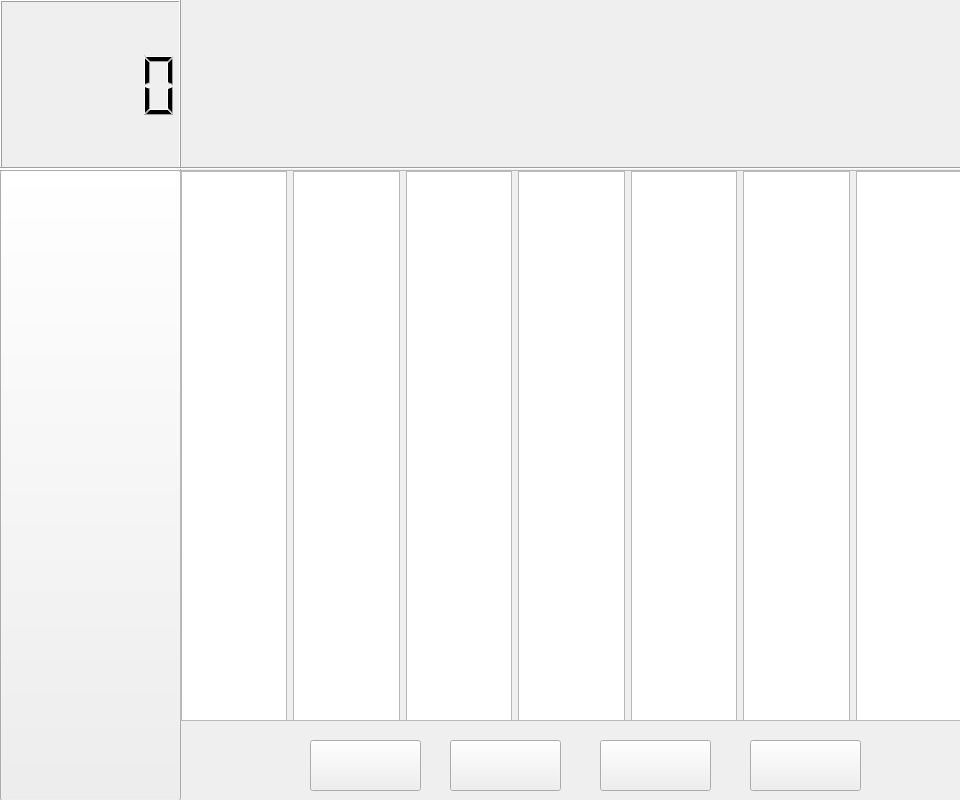
<?xml version="1.0" encoding="UTF-8"?>
<ui version="4.0">
 <class>Form</class>
 <widget class="QWidget" name="Form">
  <property name="geometry">
   <rect>
    <x>0</x>
    <y>0</y>
    <width>960</width>
    <height>800</height>
   </rect>
  </property>
  <property name="windowTitle">
   <string>Form</string>
  </property>
  <widget class="QPushButton" name="setday">
   <property name="geometry">
    <rect>
     <x>310</x>
     <y>740</y>
     <width>111</width>
     <height>51</height>
    </rect>
   </property>
   <property name="text">
    <string/>
   </property>
   <property name="icon">
    <iconset resource="medioresoures.qrc">
     <normaloff>:/project medio/addmedbutton.png</normaloff>:/project medio/addmedbutton.png</iconset>
   </property>
   <property name="iconSize">
    <size>
     <width>111</width>
     <height>61</height>
    </size>
   </property>
  </widget>
  <widget class="Line" name="lineverti">
   <property name="geometry">
    <rect>
     <x>170</x>
     <y>10</y>
     <width>21</width>
     <height>791</height>
    </rect>
   </property>
   <property name="orientation">
    <enum>Qt::Vertical</enum>
   </property>
  </widget>
  <widget class="QPushButton" name="changelook">
   <property name="geometry">
    <rect>
     <x>600</x>
     <y>740</y>
     <width>111</width>
     <height>51</height>
    </rect>
   </property>
   <property name="text">
    <string/>
   </property>
   <property name="icon">
    <iconset resource="medioresoures.qrc">
     <normaloff>:/project medio/setdatebutton.png</normaloff>:/project medio/setdatebutton.png</iconset>
   </property>
   <property name="iconSize">
    <size>
     <width>111</width>
     <height>51</height>
    </size>
   </property>
  </widget>
  <widget class="QLabel" name="background">
   <property name="enabled">
    <bool>true</bool>
   </property>
   <property name="geometry">
    <rect>
     <x>0</x>
     <y>0</y>
     <width>961</width>
     <height>801</height>
    </rect>
   </property>
   <property name="text">
    <string/>
   </property>
   <property name="pixmap">
    <pixmap>../../Downloads/bgb.jpg</pixmap>
   </property>
   <property name="scaledContents">
    <bool>true</bool>
   </property>
  </widget>
  <widget class="QLCDNumber" name="clock">
   <property name="geometry">
    <rect>
     <x>0</x>
     <y>0</y>
     <width>181</width>
     <height>171</height>
    </rect>
   </property>
   <property name="digitCount">
    <number>5</number>
   </property>
   <property name="value" stdset="0">
    <double>0.000000000000000</double>
   </property>
  </widget>
  <widget class="Line" name="linehori">
   <property name="geometry">
    <rect>
     <x>0</x>
     <y>160</y>
     <width>961</width>
     <height>16</height>
    </rect>
   </property>
   <property name="orientation">
    <enum>Qt::Horizontal</enum>
   </property>
  </widget>
  <widget class="QPushButton" name="add">
   <property name="geometry">
    <rect>
     <x>450</x>
     <y>740</y>
     <width>111</width>
     <height>51</height>
    </rect>
   </property>
   <property name="text">
    <string/>
   </property>
   <property name="icon">
    <iconset resource="medioresoures.qrc">
     <normaloff>:/project medio/deletemedicinebutton.png</normaloff>:/project medio/deletemedicinebutton.png</iconset>
   </property>
   <property name="iconSize">
    <size>
     <width>111</width>
     <height>51</height>
    </size>
   </property>
  </widget>
  <widget class="QPushButton" name="backbutton">
   <property name="geometry">
    <rect>
     <x>0</x>
     <y>170</y>
     <width>181</width>
     <height>631</height>
    </rect>
   </property>
   <property name="text">
    <string/>
   </property>
   <property name="icon">
    <iconset resource="medioresoures.qrc">
     <normaloff>:/project medio/returnbutton.png</normaloff>:/project medio/returnbutton.png</iconset>
   </property>
   <property name="iconSize">
    <size>
     <width>181</width>
     <height>631</height>
    </size>
   </property>
  </widget>
  <widget class="QPushButton" name="delmed">
   <property name="geometry">
    <rect>
     <x>750</x>
     <y>740</y>
     <width>111</width>
     <height>51</height>
    </rect>
   </property>
   <property name="text">
    <string/>
   </property>
   <property name="icon">
    <iconset resource="medioresoures.qrc">
     <normaloff>:/project medio/changeviewbutton.png</normaloff>:/project medio/changeviewbutton.png</iconset>
   </property>
   <property name="iconSize">
    <size>
     <width>111</width>
     <height>51</height>
    </size>
   </property>
  </widget>
  <widget class="QScrollArea" name="scrollArea">
   <property name="geometry">
    <rect>
     <x>180</x>
     <y>170</y>
     <width>801</width>
     <height>551</height>
    </rect>
   </property>
   <property name="widgetResizable">
    <bool>true</bool>
   </property>
   <widget class="QWidget" name="scrollAreaWidgetContents">
    <property name="geometry">
     <rect>
      <x>0</x>
      <y>0</y>
      <width>799</width>
      <height>549</height>
     </rect>
    </property>
    <widget class="QWidget" name="gridLayoutWidget">
     <property name="geometry">
      <rect>
       <x>0</x>
       <y>0</y>
       <width>781</width>
       <height>551</height>
      </rect>
     </property>
     <layout class="QGridLayout" name="gridLayout">
      <item row="0" column="4">
       <widget class="QListWidget" name="fridaylist"/>
      </item>
      <item row="0" column="3">
       <widget class="QListWidget" name="thursdaylist"/>
      </item>
      <item row="0" column="2">
       <widget class="QListWidget" name="wednesdaylist"/>
      </item>
      <item row="0" column="1">
       <widget class="QListWidget" name="tuesdaylist"/>
      </item>
      <item row="0" column="6">
       <widget class="QListWidget" name="sundaylist"/>
      </item>
      <item row="0" column="5">
       <widget class="QListWidget" name="saturdaylist"/>
      </item>
      <item row="0" column="0">
       <widget class="QListWidget" name="mondaylist"/>
      </item>
     </layout>
    </widget>
   </widget>
  </widget>
  <widget class="QWidget" name="gridLayoutWidget_2">
   <property name="geometry">
    <rect>
     <x>180</x>
     <y>90</y>
     <width>781</width>
     <height>80</height>
    </rect>
   </property>
   <layout class="QGridLayout" name="tableheadergrid">
    <item row="0" column="3">
     <widget class="QLabel" name="thursday">
      <property name="text">
       <string/>
      </property>
      <property name="pixmap">
       <pixmap resource="medioresoures.qrc">:/project medio/thursday.png</pixmap>
      </property>
     </widget>
    </item>
    <item row="0" column="4">
     <widget class="QLabel" name="friday">
      <property name="text">
       <string/>
      </property>
      <property name="pixmap">
       <pixmap resource="medioresoures.qrc">:/project medio/friday.png</pixmap>
      </property>
     </widget>
    </item>
    <item row="0" column="6">
     <widget class="QLabel" name="sunday">
      <property name="text">
       <string/>
      </property>
      <property name="pixmap">
       <pixmap resource="medioresoures.qrc">:/project medio/sunday.png</pixmap>
      </property>
     </widget>
    </item>
    <item row="0" column="2">
     <widget class="QLabel" name="wednesday">
      <property name="text">
       <string/>
      </property>
      <property name="pixmap">
       <pixmap resource="medioresoures.qrc">:/project medio/wednesday.png</pixmap>
      </property>
     </widget>
    </item>
    <item row="0" column="1">
     <widget class="QLabel" name="tuesday">
      <property name="text">
       <string/>
      </property>
      <property name="pixmap">
       <pixmap resource="medioresoures.qrc">:/project medio/tuesday.png</pixmap>
      </property>
     </widget>
    </item>
    <item row="0" column="0">
     <widget class="QLabel" name="monday">
      <property name="text">
       <string/>
      </property>
      <property name="pixmap">
       <pixmap resource="medioresoures.qrc">:/project medio/monday.png</pixmap>
      </property>
     </widget>
    </item>
    <item row="0" column="5">
     <widget class="QLabel" name="saturday">
      <property name="text">
       <string/>
      </property>
      <property name="pixmap">
       <pixmap resource="medioresoures.qrc">:/project medio/saturday.png</pixmap>
      </property>
     </widget>
    </item>
   </layout>
  </widget>
  <widget class="QLabel" name="header">
   <property name="geometry">
    <rect>
     <x>180</x>
     <y>0</y>
     <width>781</width>
     <height>91</height>
    </rect>
   </property>
   <property name="text">
    <string/>
   </property>
   <property name="pixmap">
    <pixmap resource="medioresoures.qrc">:/project medio/medbanner.png</pixmap>
   </property>
   <property name="scaledContents">
    <bool>true</bool>
   </property>
  </widget>
  <zorder>background</zorder>
  <zorder>setday</zorder>
  <zorder>lineverti</zorder>
  <zorder>changelook</zorder>
  <zorder>clock</zorder>
  <zorder>linehori</zorder>
  <zorder>add</zorder>
  <zorder>backbutton</zorder>
  <zorder>delmed</zorder>
  <zorder>scrollArea</zorder>
  <zorder>gridLayoutWidget_2</zorder>
  <zorder>header</zorder>
 </widget>
 <resources>
  <include location="medioresoures.qrc"/>
 </resources>
 <connections/>
</ui>
